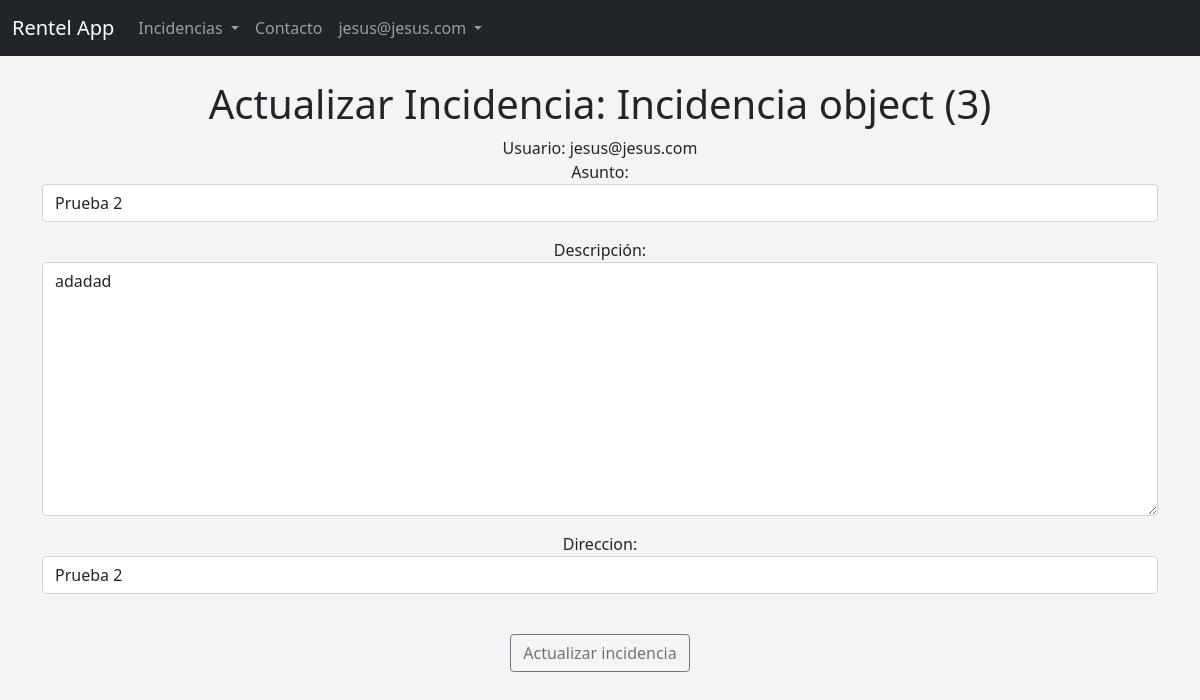
The app's page /update_incidencia/3 (signed in) with its own data.
### app/models.py (models this page shows, shortened)
class Usuario(AbstractBaseUser, PermissionsMixin):
    user = models.OneToOneField('self', on_delete=models.CASCADE, null=True, blank=True, default=None)
    email = models.EmailField(
                    verbose_name='email address',
                    max_length=255,
                    unique=True,
                )
    password = models.CharField(max_length=20, default=None)
    nombre = models.CharField(max_length=20, null=True)
    apellido = models.CharField(max_length=20, null=True)
    dni = models.CharField(max_length=9, null=True)
    ROL_CHOICES = (("CLIENTE", "Cliente"),
                   ("SOPORTE", "Soporte"),
                   ("TECNICO", "Tecnico"),
                   ("ADMIN", "Admin"),)
    rol = models.CharField(max_length=7, choices=ROL_CHOICES)
    tlf = models.CharField(max_length=9, blank=True, null=True)
    direccion = models.CharField(max_length=50, blank=True, null=True)
    is_staff = models.BooleanField(default=False)
    is_superuser = models.BooleanField(default=False)
    USERNAME_FIELD = 'email'
    objects = UsuarioManager()

class Incidencia(models.Model):
    titulo_incidencia = models.CharField(max_length=255, null=True)
    desc_incidencia = models.TextField()
    fecha = models.DateTimeField(null=True, editable=True)
    asignada = models.BooleanField(default=False)
    direccion = models.CharField(max_length=255, null=True)
    cliente_id = models.ForeignKey(
        Usuario,
        related_name="incidencias",
        on_delete=models.CASCADE
   )

### app/views.py (the view)
# urls.py: path('update_incidencia/<incidencia_id>', views.update_incidencia, name='update-incidencia'),
def update_incidencia(request, incidencia_id):
    incidencia = Incidencia.objects.get(pk=incidencia_id)
    if (request.user == incidencia.cliente_id):
        form = IncidenciaForm(request.POST or None, instance=incidencia)
    else:
        messages.error(request, ("Algo salió mal actualizando la incidencia."))
    if form.is_valid():
        incidencia_mod = form.save(commit=False)
        incidencia_mod.fecha = datetime.now()
        incidencia_mod.save()
        messages.success(request, "Su incidencia ha sido modificada.")
        return redirect('app:mostrar-incidencias')
    template = loader.get_template('app/update_incidencia.html')
    context = {
        'incidencia': incidencia,
        'form': form,
    }
    return HttpResponse(template.render(context, request))

### app/forms.py
class IncidenciaForm(ModelForm):
    class Meta:
        model = Incidencia
        fields = ('titulo_incidencia', 'desc_incidencia', 'direccion')
        labels = {
            'titulo_incidencia': 'Asunto',
            'desc_incidencia': 'Descripción',
            'direccion': 'Direccion',
        }
        widgets = {
            'titulo_incidencia': forms.TextInput(attrs={'class':'form-control', 'placeholder': 'Asunto'}),
            'desc_incidencia': forms.Textarea(attrs={'class':'form-control', 'placeholder': 'Describa el problema con detalle.'}),
            'direccion': forms.TextInput(attrs={'class':'form-control', 'placeholder': 'Dirección'}),
        }

### app/templates/app/update_incidencia.html (shortened to what this page needs)
{% extends 'app/base.html' %}
{% block content %}
    {% if user.is_authenticated %}
    <center>
        {% if user == incidencia.cliente_id %}
            <h1> Actualizar Incidencia: {{ incidencia }} </h1>
            Usuario: {{ user }}
            <form action="" method="POST">
                {{ form.as_p }}
                <br>
                <input type="submit" value="Actualizar incidencia"
                class="btn btn-outline-secondary">
        {% else %}
            <h2>Acceso denegado.</h2>
        {% endif %}
    </center>
    {% else %}
        <h1> ¡Vaya! Parece que no has iniciado sesión. </h1>
        <a href="{% url 'login' %}">Inicia sesión aquí</a>
    {% endif %}
{% endblock %}

### app/templates/app/navbar.html (shortened to what this page needs)
<nav class="navbar navbar-expand-lg navbar-dark bg-dark">
    <div class="container-fluid">
      <a class="navbar-brand" href="{% url 'app:home' %}">Rentel App</a>
      <div class="collapse navbar-collapse" id="navbarSupportedContent">
        <ul class="navbar-nav me-auto mb-2 mb-lg-0">
          {% if user.is_authenticated  %}
          <li class="nav-item dropdown">
            <a class="nav-link dropdown-toggle" href="#" id="navbarDropdown" role="button" data-bs-toggle="dropdown" aria-expanded="false">
              Incidencias
            </a>
          </li>
          {% endif %}
          {% if user.is_authenticated  %}
            <li class="nav-item"><a class="nav-link" href="{% url 'app:contacto' %}">Contacto</a></li>
          {% endif %}
          {% if user.is_authenticated  %}
          <li class="nav-item dropdown">
            <a class="nav-link dropdown-toggle" href="#" id="navbarDropdown" role="button" data-bs-toggle="dropdown" aria-expanded="false">
              {{user}}
            </a>
          </li>
          {% endif %}
        </ul>
      </div>
    </div>
</nav>

### app/templates/app/base.html (style rules this page uses)
body { background: #f4f4f4 }

### records on screen
Usuario: email "jesus@jesus.com"
Incidencia: id "Incidencia object (3)", titulo_incidencia "Prueba 2", desc_incidencia "adadad", direccion "Prueba 2"
